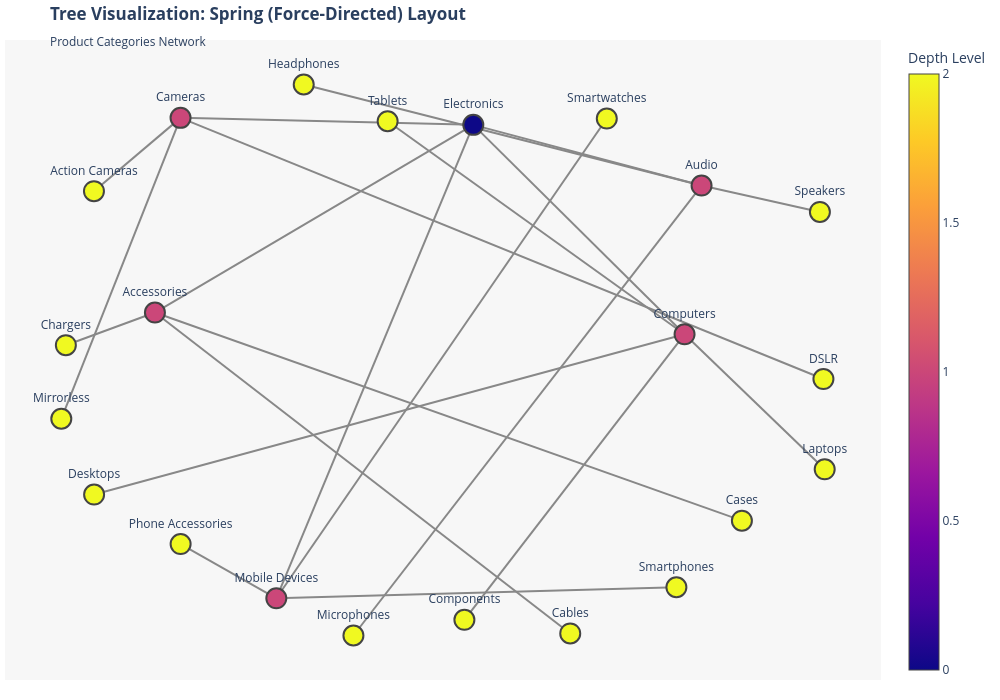

The notebook cell saved with this chart:
### Markdown cell above
### 4.2 Tree Visualization Layout 2: Spring (Force-Directed) Layout

### Code cell
# Tree Spring (Force-Directed) Layout Visualization
print("Creating Tree Visualization 2: Spring Layout...")

# Get positions
pos_spring = layout_positions['tree']['spring']

# Prepare edge traces
edge_x_spring = []
edge_y_spring = []

for edge in tree.edges():
    x0, y0 = pos_spring[edge[0]]
    x1, y1 = pos_spring[edge[1]]
    edge_x_spring.extend([x0, x1, None])
    edge_y_spring.extend([y0, y1, None])

# Create edge trace
edge_trace_spring = go.Scatter(
    x=edge_x_spring, y=edge_y_spring,
    mode='lines',
    line=dict(width=2, color='#888'),
    hoverinfo='none',
    showlegend=False
)

# Prepare node trace
node_x_spring = []
node_y_spring = []
node_text_spring = []
node_color_spring = []

for node in tree.nodes():
    x, y = pos_spring[node]
    node_x_spring.append(x)
    node_y_spring.append(y)
    node_text_spring.append(node)
    node_color_spring.append(depths[node])

# Create node trace
node_trace_spring = go.Scatter(
    x=node_x_spring, y=node_y_spring,
    mode='markers+text',
    text=node_text_spring,
    textposition='top center',
    hoverinfo='text',
    hovertext=node_text_spring,
    marker=dict(
        size=20,
        color=node_color_spring,
        colorscale='Plasma',
        showscale=True,
        colorbar=dict(title="Depth Level"),
        line_width=2
    )
)

# Create figure
fig_tree_spring = go.Figure(data=[edge_trace_spring, node_trace_spring])

fig_tree_spring.update_layout(
    title='<b>Tree Visualization: Spring (Force-Directed) Layout</b><br><sub>Product Categories Network</sub>',
    showlegend=False,
    hovermode='closest',
    margin=dict(b=20, l=5, r=5, t=40),
    xaxis=dict(showgrid=False, zeroline=False, showticklabels=False),
    yaxis=dict(showgrid=False, zeroline=False, showticklabels=False),
    height=700,
    width=1000,
    plot_bgcolor='rgba(240, 240, 240, 0.5)'
)

fig_tree_spring.show()
print("✓ Tree Spring Layout visualization created!")

### Figure 1 — Plotly figure (JSON) as saved in the notebook; plotly's stock layout.template omitted (floating-point values rounded to 4 significant figures)
{"data": [{"hoverinfo": "none", "line": {"color": "#888", "width": 2}, "mode": "lines", "showlegend": false, "type": "scatter", "x": [0.09804, 0.6199, null, 0.09804, -0.3886, null, 0.09804, -0.6884, null, 0.09804, 0.6619, null, 0.09804, -0.6252, null, 0.6199, 0.9661, null, 0.6199, -0.8387, null, 0.6199, -0.1136, null, 0.6199, 0.07602, null, -0.3886, 0.5997, null, -0.3886, -0.625, null, -0.3886, 0.4278, null, -0.6884, -0.9084, null, -0.6884, 0.3375, null, -0.6884, 0.7615, null, 0.6619, -0.3209, null, 0.6619, 0.9542, null, 0.6619, -0.1981, null, -0.6252, 0.9629, null, -0.6252, -0.9197, null, -0.6252, -0.839, null], "y": [0.8565, 0.1121, null, 0.8565, -0.8262, null, 0.8565, 0.1895, null, 0.8565, 0.6408, null, 0.8565, 0.8814, null, 0.1121, -0.3678, null, 0.1121, -0.4576, null, 0.1121, 0.8694, null, 0.1121, -0.9028, null, -0.8262, -0.7869, null, -0.8262, -0.6335, null, -0.8262, 0.879, null, 0.1895, 0.07327, null, 0.1895, -0.9512, null, 0.1895, -0.5503, null, 0.6408, 1, null, 0.6408, 0.5471, null, 0.6408, -0.9585, null, 0.8814, -0.04694, null, 0.8814, -0.1881, null, 0.8814, 0.6207, null]}, {"hoverinfo": "text", "hovertext": ["Electronics", "Computers", "Mobile Devices", "Accessories", "Audio", "Cameras", "Laptops", "Desktops", "Tablets", "Components", "Smartphones", "Phone Accessories", "Smartwatches", "Chargers", "Cables", "Cases", "Headphones", "Speakers", "Microphones", "DSLR", "Mirrorless", "Action Cameras"], "marker": {"color": [0, 1, 1, 1, 1, 1, 2, 2, 2, 2, 2, 2, 2, 2, 2, 2, 2, 2, 2, 2, 2, 2], "colorbar": {"title": {"text": "Depth Level"}}, "colorscale": [[0, "#0d0887"], [0.1111, "#46039f"], [0.2222, "#7201a8"], [0.3333, "#9c179e"], [0.4444, "#bd3786"], [0.5556, "#d8576b"], [0.6667, "#ed7953"], [0.7778, "#fb9f3a"], [0.8889, "#fdca26"], [1, "#f0f921"]], "line": {"width": 2}, "showscale": true, "size": 20}, "mode": "markers+text", "text": ["Electronics", "Computers", "Mobile Devices", "Accessories", "Audio", "Cameras", "Laptops", "Desktops", "Tablets", "Components", "Smartphones", "Phone Accessories", "Smartwatches", "Chargers", "Cables", "Cases", "Headphones", "Speakers", "Microphones", "DSLR", "Mirrorless", "Action Cameras"], "textposition": "top center", "type": "scatter", "x": [0.09804, 0.6199, -0.3886, -0.6884, 0.6619, -0.6252, 0.9661, -0.8387, -0.1136, 0.07602, 0.5997, -0.625, 0.4278, -0.9084, 0.3375, 0.7615, -0.3209, 0.9542, -0.1981, 0.9629, -0.9197, -0.839], "y": [0.8565, 0.1121, -0.8262, 0.1895, 0.6408, 0.8814, -0.3678, -0.4576, 0.8694, -0.9028, -0.7869, -0.6335, 0.879, 0.07327, -0.9512, -0.5503, 1, 0.5471, -0.9585, -0.04694, -0.1881, 0.6207]}], "layout": {"height": 700, "hovermode": "closest", "margin": {"b": 20, "l": 5, "r": 5, "t": 40}, "plot_bgcolor": "rgba(240, 240, 240, 0.5)", "showlegend": false, "title": {"text": "<b>Tree Visualization: Spring (Force-Directed) Layout</b><br><sub>Product Categories Network</sub>"}, "width": 1000, "xaxis": {"showgrid": false, "showticklabels": false, "zeroline": false}, "yaxis": {"showgrid": false, "showticklabels": false, "zeroline": false}}}
